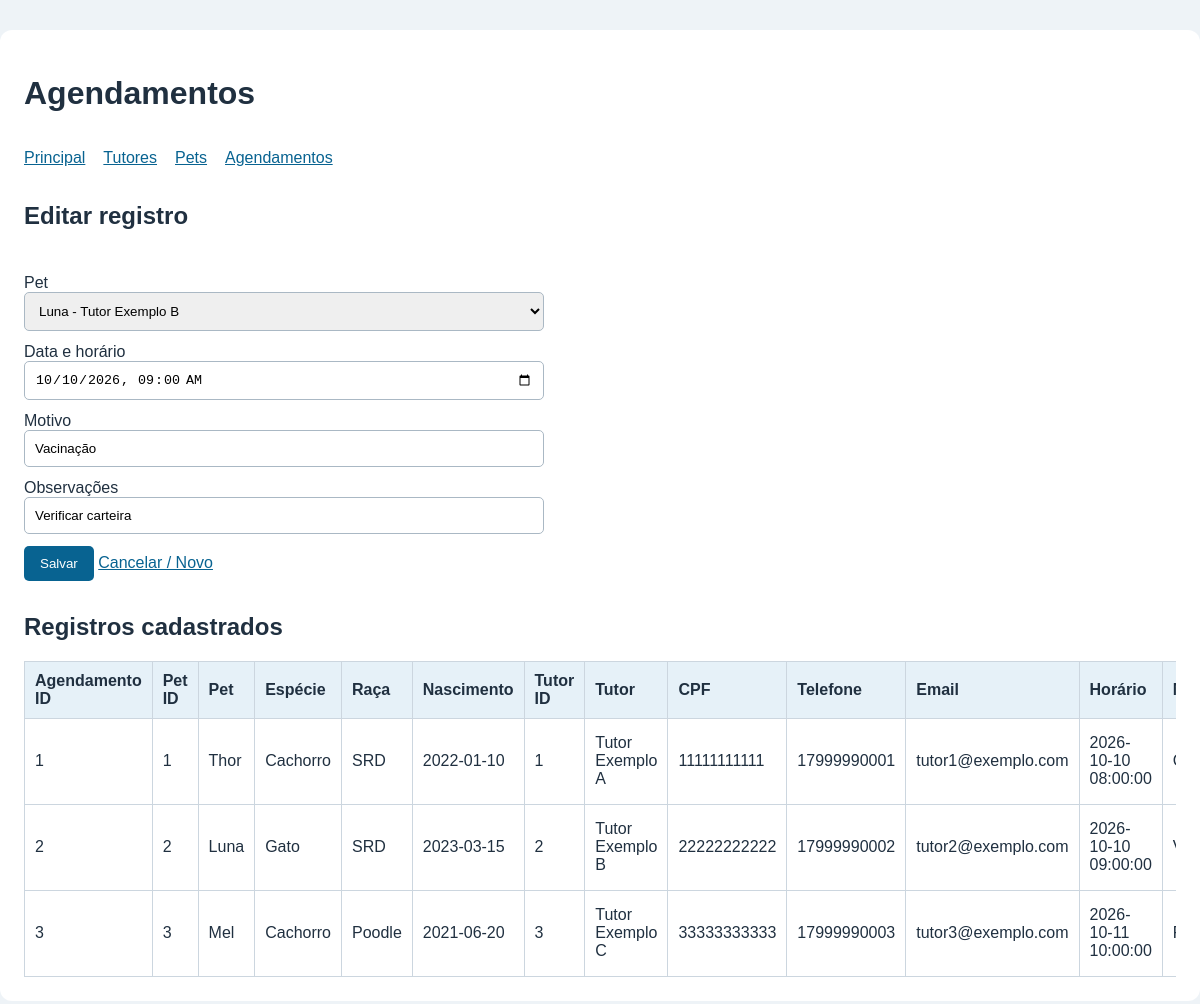
Screenshot of /agendamentos.php?editar=2 (signed in) with the database file from the repository.
### tables this page shows
CREATE TABLE agendamentos (
id INT AUTO_INCREMENT PRIMARY KEY,
pet_id INT NOT NULL,
data_hora DATETIME NOT NULL,
motivo VARCHAR(255) NOT NULL,
observacoes TEXT NOT NULL,
CONSTRAINT fk_agendamento_pet FOREIGN KEY (pet_id)
REFERENCES pets(id) ON DELETE RESTRICT ON UPDATE CASCADE
);

CREATE TABLE pets (
id INT AUTO_INCREMENT PRIMARY KEY,
nome VARCHAR(100) NOT NULL,
especie VARCHAR(50) NOT NULL,
raca VARCHAR(80) NOT NULL,
data_nascimento DATE NOT NULL,
tutor_id INT NOT NULL,
CONSTRAINT fk_pet_tutor FOREIGN KEY (tutor_id)
REFERENCES tutores(id) ON DELETE RESTRICT ON UPDATE CASCADE
);

CREATE TABLE tutores (
id INT AUTO_INCREMENT PRIMARY KEY,
nome VARCHAR(120) NOT NULL,
cpf_criptografado TEXT NOT NULL,
telefone VARCHAR(20) NOT NULL,
email VARCHAR(120) NOT NULL
);

### agendamentos.php (the view, shortened to what this page needs)
<?php
require_once 'conexao.php';
$id = 0;
$pet_id = '';
$data_hora = '';
$motivo = '';
$observacoes = '';
if (isset($_GET['editar']) && $_SERVER['REQUEST_METHOD'] !== 'POST') {
    $id = intval($_GET['editar']);
    $stmt = $conn->prepare('SELECT * FROM agendamentos WHERE id = ?');
    $stmt->bind_param('i', $id);
    $stmt->execute();
    $registro = $stmt->get_result()->fetch_assoc();
    if (!$registro) {
        $id = 0;
        $erro = 'Registro não encontrado.';
    } else {
        $pet_id = $registro['pet_id'];
        $data_hora = substr(str_replace(' ', 'T', $registro['data_hora']), 0, 16);
        $motivo = $registro['motivo'];
        $observacoes = $registro['observacoes'];
    }
}
$opcoes = $conn->query('SELECT p.id, p.nome, t.nome AS tutor FROM pets p INNER JOIN tutores t ON t.id =
p.tutor_id ORDER BY p.nome');
$listagem = $conn->query('SELECT a.*, p.nome AS pet, p.especie, p.raca,
p.data_nascimento, p.tutor_id, t.nome AS tutor, t.cpf_criptografado,
t.telefone, t.email FROM agendamentos a
INNER JOIN pets p ON p.id = a.pet_id
INNER JOIN tutores t ON t.id = p.tutor_id ORDER BY a.data_hora ASC, a.id ASC');
?>
<h2><?= $id ? 'Editar registro' : 'Novo registro' ?></h2>
<form method="post">
    <label>Pet<select name="pet_id" required>
            <?php while ($o = $opcoes->fetch_assoc()): ?>
                <option value="<?= e($o['id']) ?>" <?= (int)$pet_id === (int)$o['id'] ? 'selected' : '' ?>><?=
                                                                                                            e($o['nome'] . ' - ' . $o['tutor']) ?></option>
            <?php endwhile; ?>
        </select></label>
    <label>Data e horário<input type="datetime-local" name="data_hora" value="<?= e($data_hora) ?>"
            required></label>
    <label>Motivo<input type="text" name="motivo" value="<?= e($motivo) ?>" maxlength="255"
            required></label>
    <label>Observações<input type="text" name="observacoes" value="<?= e($observacoes) ?>"
            maxlength="2000"></label>
    <button name="acao" value="salvar">Salvar</button> <a href="agendamentos.php">Cancelar / Novo</a>
</form>
<h2>Registros cadastrados</h2>
<div class="rolagem">
    <table>
        <thead>
            <tr>
                <th>Agendamento ID</th>
                <th>Pet ID</th>
                <th>Pet</th>
                <th>Espécie</th>
                <th>Raça</th>
                <th>Nascimento</th>
                <th>Tutor ID</th>
                <th>Tutor</th>
                <th>CPF</th>
                <th>Telefone</th>
                <th>Email</th>
                <th>Horário</th>
                <th>Motivo</th>
            </tr>
        </thead>
        <tbody>
            <?php while ($r = $listagem->fetch_assoc()): ?><tr>
                    <td><?= e($r['id']) ?></td>
                    <td><?= e($r['pet_id']) ?></td>
                    <td><?= e($r['pet']) ?></td>
                    <td><?= e($r['especie']) ?></td>
                    <td><?= e($r['raca']) ?></td>
                    <td><?= e($r['data_nascimento']) ?></td>
                    <td><?= e($r['tutor_id']) ?></td>
                    <td><?= e($r['tutor']) ?></td>
                    <td><?= e(descriptografar($r['cpf_criptografado'])) ?></td>
                    <td><?= e($r['telefone']) ?></td>
                    <td><?= e($r['email']) ?></td>
                    <td><?= e($r['data_hora']) ?></td>
                    <td><?= e($r['motivo']) ?></td>
                </tr>
            <?php endwhile; ?></tbody>
    </table>
</div>

### style.css (style rules this page uses)
* { box-sizing: border-box; }
body { margin: 0; background: #eef3f7; color: #203040; font-family: Arial, sans-serif; }
a { color: #086391; }
form { padding: 12px 0; }
label { display: block; margin: 12px 0; }
input, select { display: block; width: 100%; max-width: 520px; padding: 10px; border: 1px solid #aab8c4; border-radius: 5px; }
button { padding: 10px 16px; background: #086391; color: white; border: 0; border-radius: 5px; cursor: pointer; }
.rolagem { overflow-x: auto; }
table { border-collapse: collapse; width: 100%; }
th, td { padding: 10px; text-align: left; border: 1px solid #ccd6df; }
th { background: #e6f1f8; }

### rows the page displays
agendamentos: pet_id "Luna - Tutor Exemplo B", data_hora "10/10/2026 09:00", motivo "Vacinação", observacoes "Verificar carteira", id "2", pet "2", pet.nome "Luna", pet.especie "Gato", pet.raca "SRD", pet.data_nascimento "2023-03-15", pet.tutor_id "2", tutores.nome "Tutor Exemplo B", tutores.cpf_criptografado "22222222222", tutores.telefone "17999990002", tutores.email "tutor2@exemplo.com", data_hora "2026-10-10 09:00:00"
agendamentos: id "1", pet "1", pet.nome "Thor", pet.especie "Cachorro", pet.raca "SRD", pet.data_nascimento "2022-01-10", pet.tutor_id "1", tutores.nome "Tutor Exemplo A", tutores.cpf_criptografado "11111111111", tutores.telefone "17999990001", tutores.email "tutor1@exemplo.com", data_hora "2026-10-10 08:00:00"
agendamentos: id "3", pet "3", pet.nome "Mel", pet.especie "Cachorro", pet.raca "Poodle", pet.data_nascimento "2021-06-20", pet.tutor_id "3", tutores.nome "Tutor Exemplo C", tutores.cpf_criptografado "33333333333", tutores.telefone "17999990003", tutores.email "tutor3@exemplo.com", data_hora "2026-10-11 10:00:00"

### other values shown
$titulo "Agendamentos"
